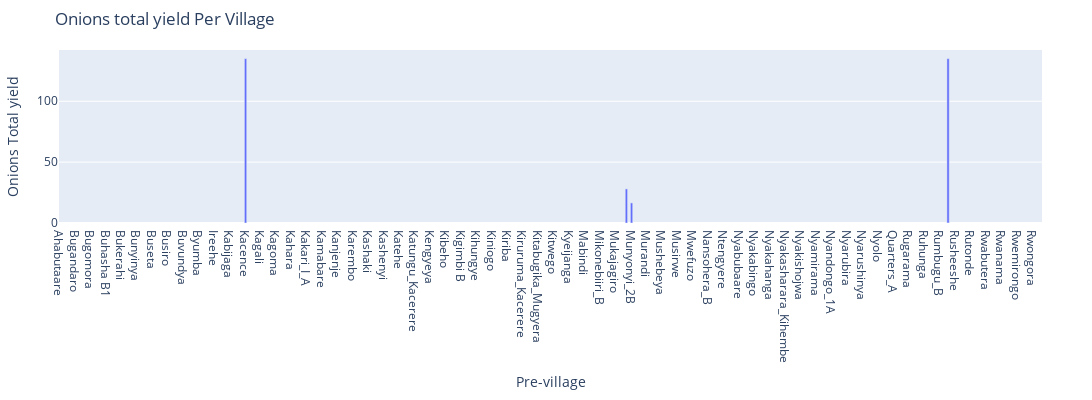

The code cell stored with this chart in its notebook:
### Markdown cell above
*ONIONS TOTAL YIELD*

### Code cell
import plotly.express as px
from plotly.graph_objects import FigureWidget

# Method 4: Using a horizontal scroll with fixed width
fig = px.bar(
    IDS_2,
    x='pre_village',
    y='Onions_total_yield',
    title='Onions total yield Per Village',
    labels={'pre_village': 'Pre-village', 'Onions_total_yield': 'Onions Total yield'},
)

# Update layout to make the bars bigger
fig.update_layout(
    height=400,
    width=4000,  # Wider width
    xaxis=dict(
        fixedrange=False,
        type='category'
    ),
    margin=dict(l=50, r=50, t=50, b=50),
    bargap=0.1,  # Reduce the space between bars (default is 0.2)
)

# Show the figure
fig.show()

### Figure 1 — Plotly figure (JSON) as saved in the notebook; plotly's stock layout.template omitted (floating-point values rounded to 4 significant figures; data arrays with more than 128 entries replaced by an {"elided": "..."} marker saying what was removed)
{"data": [{"hovertemplate": "Pre-village=%{x}<br>Onions Total yield=%{y}<extra></extra>", "legendgroup": "", "marker": {"color": "#636efa", "pattern": {"shape": ""}}, "name": "", "orientation": "v", "showlegend": false, "textposition": "auto", "type": "bar", "x": {"elided": "382 str values"}, "xaxis": "x", "y": {"elided": "382 float values"}, "yaxis": "y"}], "layout": {"bargap": 0.1, "barmode": "relative", "height": 400, "legend": {"tracegroupgap": 0}, "margin": {"b": 50, "l": 50, "r": 50, "t": 50}, "title": {"text": "Onions total yield Per Village"}, "width": 4000, "xaxis": {"anchor": "y", "domain": [0, 1], "fixedrange": false, "title": {"text": "Pre-village"}, "type": "category"}, "yaxis": {"anchor": "x", "domain": [0, 1], "title": {"text": "Onions Total yield"}}}}
